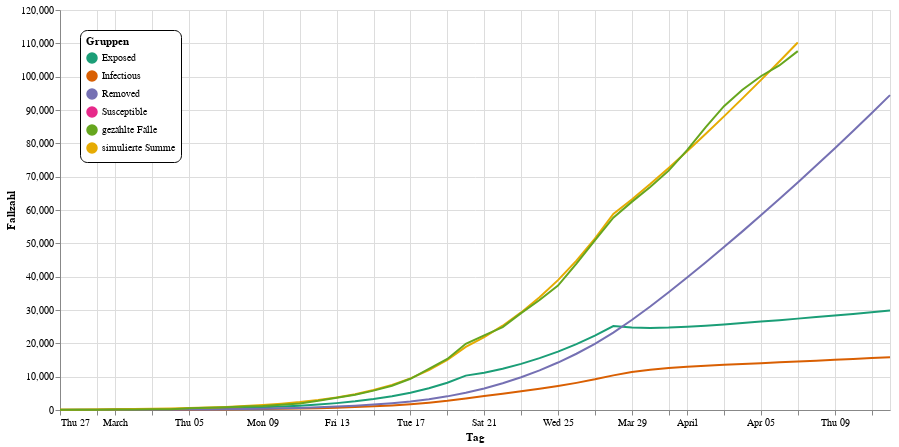

The code cell stored with this chart in its notebook:
### Code cell
line = alt.Chart(seir_data).mark_line(point=False).encode(
    alt.X("Tag", title="Tag"),
    alt.Y("Fallzahl:Q", title="Fallzahl"),
    color=alt.Color("Typ:N", 
                    scale=alt.Scale(scheme="dark2"),
                    legend=alt.Legend(
        orient="none", legendX=20, legendY=20,
        fillColor="white", strokeColor="black", cornerRadius=7, padding=6,
        title="Gruppen"))
)
nearest = alt.selection(type='single', nearest=True, on='mouseover',
                        fields=['Tag'], empty='none')
selectors = alt.Chart(seir_data).mark_point().encode(
    alt.X("Tag", title="Tag"),
    opacity=alt.value(0),
).add_selection(nearest)
points = line.mark_point().encode(
    opacity=alt.condition(nearest, alt.value(1), alt.value(0))
)
text = line.mark_text(align='left', dx=4, dy=-8).encode(
    text=alt.condition(nearest, 'Fallzahl:Q', alt.value(' '))
)
rules = alt.Chart(seir_data).mark_rule(color='gray').encode(
    alt.X("Tag", title="Tag"),
).transform_filter(nearest)
alt.layer(
    line, selectors, points, rules, text
).properties(width=830, height=400)

### Figure 1 — Vega-Lite specification as saved in the notebook (floating-point values rounded to 4 significant figures; data arrays with more than 128 entries replaced by an {"elided": "..."} marker saying what was removed)
{"config": {"view": {"continuousWidth": 400, "continuousHeight": 300}}, "layer": [{"mark": {"type": "line", "point": false}, "encoding": {"color": {"type": "nominal", "field": "Typ", "legend": {"cornerRadius": 7, "fillColor": "white", "legendX": 20, "legendY": 20, "orient": "none", "padding": 6, "strokeColor": "black", "title": "Gruppen"}, "scale": {"scheme": "dark2"}}, "x": {"type": "temporal", "field": "Tag", "title": "Tag"}, "y": {"type": "quantitative", "field": "Fallzahl", "title": "Fallzahl"}}}, {"mark": "point", "encoding": {"opacity": {"value": 0}, "x": {"type": "temporal", "field": "Tag", "title": "Tag"}}, "selection": {"selector004": {"type": "single", "nearest": true, "on": "mouseover", "fields": ["Tag"], "empty": "none"}}}, {"mark": "point", "encoding": {"color": {"type": "nominal", "field": "Typ", "legend": {"cornerRadius": 7, "fillColor": "white", "legendX": 20, "legendY": 20, "orient": "none", "padding": 6, "strokeColor": "black", "title": "Gruppen"}, "scale": {"scheme": "dark2"}}, "opacity": {"condition": {"value": 1, "selection": "selector004"}, "value": 0}, "x": {"type": "temporal", "field": "Tag", "title": "Tag"}, "y": {"type": "quantitative", "field": "Fallzahl", "title": "Fallzahl"}}}, {"mark": {"type": "rule", "color": "gray"}, "encoding": {"x": {"type": "temporal", "field": "Tag", "title": "Tag"}}, "transform": [{"filter": {"selection": "selector004"}}]}, {"mark": {"type": "text", "align": "left", "dx": 4, "dy": -8}, "encoding": {"color": {"type": "nominal", "field": "Typ", "legend": {"cornerRadius": 7, "fillColor": "white", "legendX": 20, "legendY": 20, "orient": "none", "padding": 6, "strokeColor": "black", "title": "Gruppen"}, "scale": {"scheme": "dark2"}}, "text": {"condition": {"type": "quantitative", "field": "Fallzahl", "selection": "selector004"}, "value": " "}, "x": {"type": "temporal", "field": "Tag", "title": "Tag"}, "y": {"type": "quantitative", "field": "Fallzahl", "title": "Fallzahl"}}}], "data": {"name": "data-32b5275908b9f44d8757c4c04679200e"}, "height": 400, "width": 830, "$schema": "https://vega.github.io/schema/vega-lite/v4.8.1.json", "datasets": {"data-32b5275908b9f44d8757c4c04679200e": {"elided": "271 records"}}}
